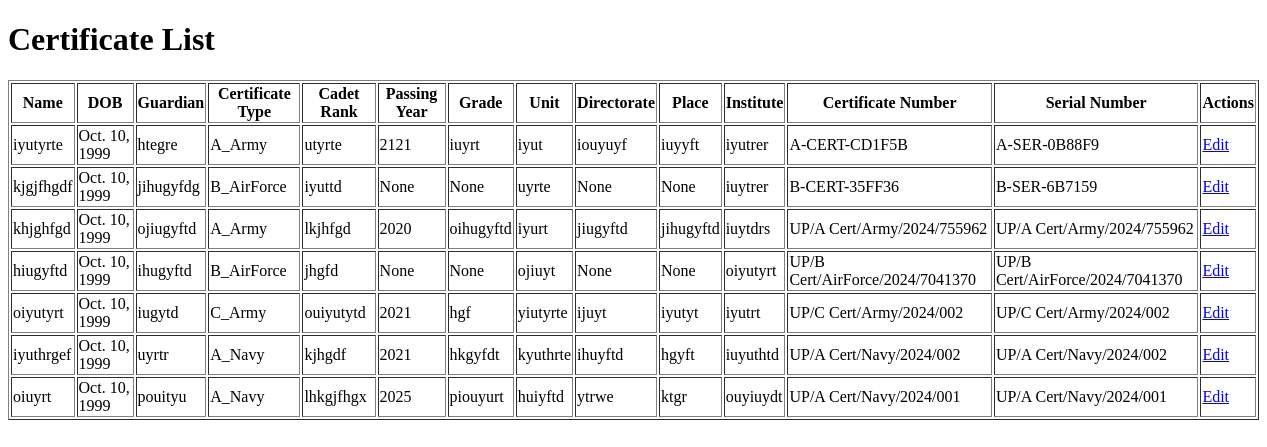
Page /cert/ on the earlier database version.
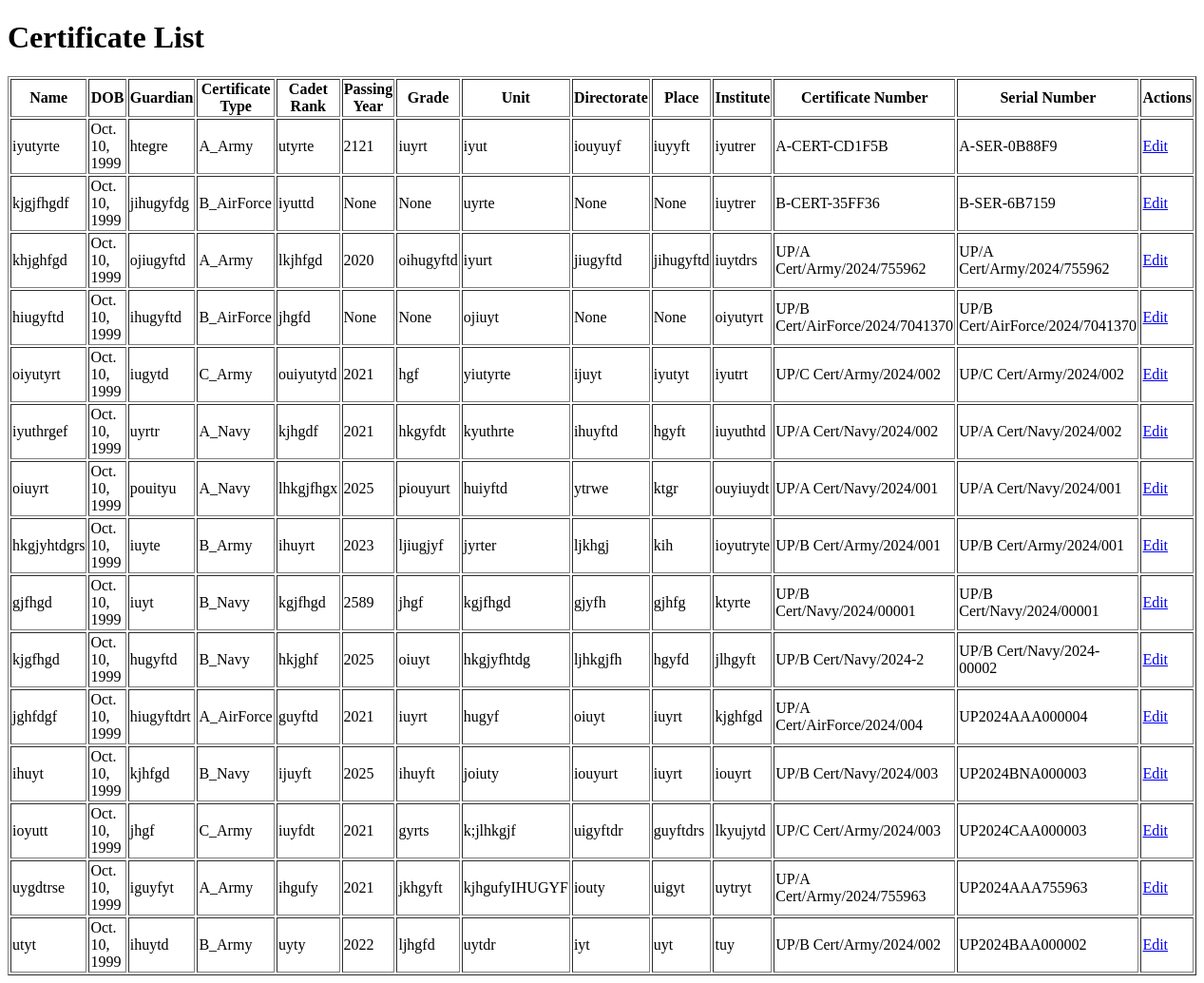
Same page on the later database version.
### mainapp/models.py (models this page shows, shortened)
class Certificate(models.Model):
    CERTIFICATE_TYPE_CHOICES = [
        ('A_Army', 'A Army'),
        ('A_AirForce', 'A AirForce'),
        ('A_Navy', 'A Navy'),
        ('B_AirForce', 'B AirForce'),
        ('B_Army', 'B Army'),
        ('B_Navy', 'B Navy'),
        ('C_Army', 'C Army'),
    ]
    Name = models.CharField(max_length=100, null=True, blank=True)
    DOB = models.DateField(null=True, blank=True)
    Guardian = models.CharField(max_length=100, null=True, blank=True)
    CertificateType = models.CharField(max_length=20, choices=CERTIFICATE_TYPE_CHOICES, null=True, blank=True)
    CadetRank = models.CharField(max_length=20, null=True, blank=True)
    PassingYear = models.IntegerField(null=True, blank=True)
    Grade = models.CharField(max_length=10, null=True, blank=True)
    Unit = models.CharField(max_length=50, null=True, blank=True)
    Directorate = models.CharField(max_length=50, null=True, blank=True)
    Place = models.CharField(max_length=100, null=True, blank=True)
    Institute = models.CharField(max_length=100, null=True, blank=True)
    certificate_number = models.CharField(max_length=50, null=True, blank=True)
    serial_number = models.CharField(max_length=50, null=True, blank=True)
    user_image = models.ImageField(upload_to='media/', null=True, blank=True)
    qr_code = models.ImageField(upload_to='qr_codes/', blank=True)
    final_certificate = models.ImageField(upload_to='media/certificates/', null=True, blank=True)
    is_duplicate = models.BooleanField(default=False)
    reviewer_ceo = models.ForeignKey('auth.User', related_name='ceo_reviews', on_delete=models.SET_NULL, null=True, blank=True)
    reviewer_register_head = models.ForeignKey('auth.User', related_name='register_head_reviews', on_delete=models.SET_NULL, null=True, blank=True)
    reviewer_staff = models.ForeignKey('auth.User', related_name='staff_reviews', on_delete=models.SET_NULL, null=True, blank=True)
    ceo_review_status = models.BooleanField(null=True, blank=True)
    register_head_review_status = models.BooleanField(null=True, blank=True)
    staff_review_status = models.BooleanField(null=True, blank=True)
    signature_image = models.ImageField(upload_to='signatures/', null=True, blank=True)
    def __str__(self):
        return self.Name

### mainapp/views.py (the view)
# urls.py: path('cert/', certhome, name='cert'),
def certhome(request):
    fm=Certificate.objects.all()
    print(fm)
    return render(request,"certhome.html",{"fm":fm})

### mainapp/templates/certhome.html (shortened to what this page needs)
<!DOCTYPE html>
<html>
<head>
</head>
<body>
    <h1>Certificate List</h1>
    <table border="1">
        <thead>
            <tr>
                <th>Name</th>
                <th>DOB</th>
                <th>Guardian</th>
                <th>Certificate Type</th>
                <th>Cadet Rank</th>
                <th>Passing Year</th>
                <th>Grade</th>
                <th>Unit</th>
                <th>Directorate</th>
                <th>Place</th>
                <th>Institute</th>
                <th>Certificate Number</th>
                <th>Serial Number</th>
                <th>Actions</th>
            </tr>
        </thead>
        <tbody>
            {% for certificate in fm %}
            <tr>
                <td>{{ certificate.Name }}</td>
                <td>{{ certificate.DOB }}</td>
                <td>{{ certificate.Guardian }}</td>
                <td>{{ certificate.CertificateType }}</td>
                <td>{{ certificate.CadetRank }}</td>
                <td>{{ certificate.PassingYear }}</td>
                <td>{{ certificate.Grade }}</td>
                <td>{{ certificate.Unit }}</td>
                <td>{{ certificate.Directorate }}</td>
                <td>{{ certificate.Place }}</td>
                <td>{{ certificate.Institute }}</td>
                <td>{{ certificate.certificate_number }}</td>
                <td>{{ certificate.serial_number }}</td>
                <td><a href="{% url 'edit_student_detail' certificate.studentdetail.id %}">Edit</a></td>
            </tr>
            {% endfor %}
        </tbody>
    </table>
</body>
</html>

Differences in the rows shown:
added Certificate: Name "hkgjyhtdgrs", DOB "Oct. 10, 1999", Guardian "iuyte", CertificateType "B_Army", CadetRank "ihuyrt", PassingYear "2023", Grade "ljiugjyf", Unit "jyrter", Directorate "ljkhgj", Place "kih", Institute "ioyutryte", certificate_number "UP/B Cert/Army/2024/001", serial_number "UP/B Cert/Army/2024/001"
added Certificate: Name "gjfhgd", DOB "Oct. 10, 1999", Guardian "iuyt", CertificateType "B_Navy", CadetRank "kgjfhgd", PassingYear "2589", Grade "jhgf", Unit "kgjfhgd", Directorate "gjyfh", Place "gjhfg", Institute "ktyrte", certificate_number "UP/B Cert/Navy/2024/00001", serial_number "UP/B Cert/Navy/2024/00001"
added Certificate: Name "kjgfhgd", DOB "Oct. 10, 1999", Guardian "hugyftd", CertificateType "B_Navy", CadetRank "hkjghf", PassingYear "2025", Grade "oiuyt", Unit "hkgjyfhtdg", Directorate "ljhkgjfh", Place "hgyfd", Institute "jlhgyft", certificate_number "UP/B Cert/Navy/2024-2", serial_number "UP/B Cert/Navy/2024-00002"
added Certificate: Name "jghfdgf", DOB "Oct. 10, 1999", Guardian "hiugyftdrt", CertificateType "A_AirForce", CadetRank "guyftd", PassingYear "2021", Grade "iuyrt", Unit "hugyf", Directorate "oiuyt", Place "iuyrt", Institute "kjghfgd", certificate_number "UP/A Cert/AirForce/2024/004", serial_number "UP2024AAA000004"
added Certificate: Name "ihuyt", DOB "Oct. 10, 1999", Guardian "kjhfgd", CertificateType "B_Navy", CadetRank "ijuyft", PassingYear "2025", Grade "ihuyft", Unit "joiuty", Directorate "iouyurt", Place "iuyrt", Institute "iouyrt", certificate_number "UP/B Cert/Navy/2024/003", serial_number "UP2024BNA000003"
added Certificate: Name "ioyutt", DOB "Oct. 10, 1999", Guardian "jhgf", CertificateType "C_Army", CadetRank "iuyfdt", PassingYear "2021", Grade "gyrts", Unit "k;jlhkgjf", Directorate "uigyftdr", Place "guyftdrs", Institute "lkyujytd", certificate_number "UP/C Cert/Army/2024/003", serial_number "UP2024CAA000003"
added Certificate: Name "uygdtrse", DOB "Oct. 10, 1999", Guardian "iguyfyt", CertificateType "A_Army", CadetRank "ihgufy", PassingYear "2021", Grade "jkhgyft", Unit "kjhgufyIHUGYF", Directorate "iouty", Place "uigyt", Institute "uytryt", certificate_number "UP/A Cert/Army/2024/755963", serial_number "UP2024AAA755963"
added Certificate: Name "utyt", DOB "Oct. 10, 1999", Guardian "ihuytd", CertificateType "B_Army", CadetRank "uyty", PassingYear "2022", Grade "ljhgfd", Unit "uytdr", Directorate "iyt", Place "uyt", Institute "tuy", certificate_number "UP/B Cert/Army/2024/002", serial_number "UP2024BAA000002"
